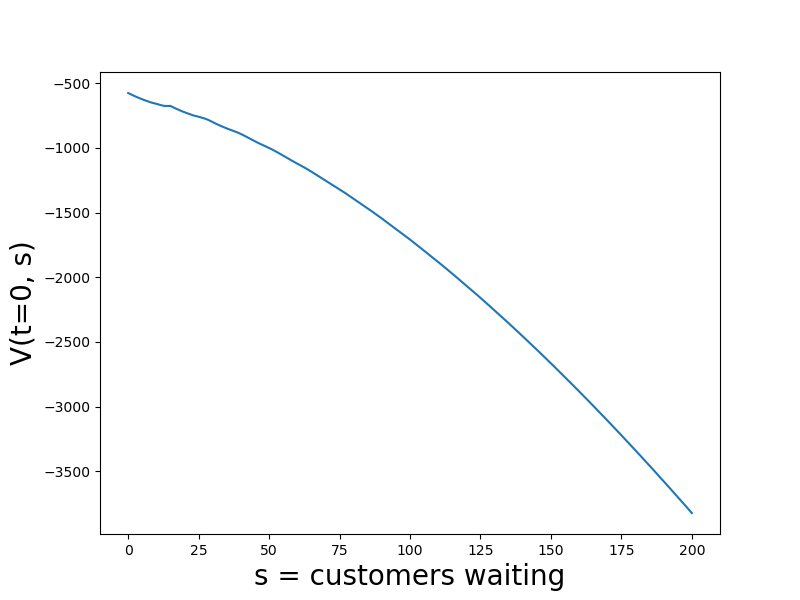

Generate this figure with Python:
import numpy as np
import matplotlib.pyplot as plt

"parameters"
K = 15
all_A_t = np.arange(1,6)
prob_A_t = 1 / len(all_A_t)
c_f = 100
c_h = 2
T = 500
max_people_in_station = 200
gamma = 0.95
num_actions = 2

"action a=0: don't dispatch shuttle"
"action a=1: dispatch shuttle"

def new_state(s, A_t, a):
    if a == 0:
        new = np.minimum(s + A_t, max_people_in_station)
    elif a == 1:
        new = np.minimum(np.maximum(0, s-K)+A_t, max_people_in_station)
    return new

def reward(s, a):
    if a == 0:
        r = -c_h * s
    elif a == 1:
        num_people_left_in_station = np.maximum(0, s - K)
        r = -c_f - c_h * num_people_left_in_station
    return r
    
V = np.zeros((T+1, max_people_in_station+1))
rhs = np.zeros(num_actions)
for t in range(T, -1, -1):
    for s in range(max_people_in_station+1):
        if t == T:
            for a in range(num_actions):
                rhs[a] = reward(s, a)
            V[t, s] = np.amax(rhs)
        else:
            for a in range(num_actions):
                E = 0
                for A_t in all_A_t:
                    E += prob_A_t * V[t+1, new_state(s, A_t, a)]
                rhs[a] = reward(s, a) + gamma*E
            V[t, s] = np.amax(rhs)
            
plt.figure(figsize = (8, 6))
plt.plot(V[0,:])
plt.xlabel('s = customers waiting', fontsize = 20)
plt.ylabel('V(t=0, s)', fontsize = 20)
plt.savefig('problem_1a-enumeration.png')
plt.close()
